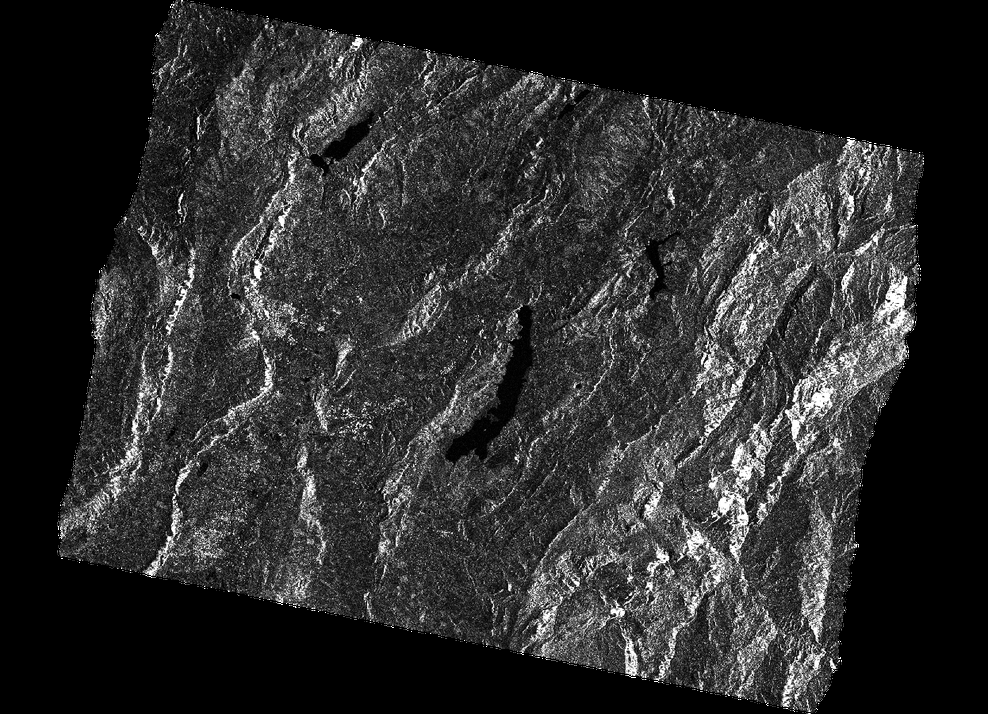
#> input picture subset_0_of_S1A_IW_GRDH_1SDV_20200722T104300_20200722T104329_033566_03E3CD_3098_Orb_Cal_TC_Sigma0_VH.png, 988 x 714 px, shrunk from 1246 x 900 before the run; the run also reads 4 pictures not shown here
$ jupyter execute --allow-errors 'Entrega 1.ipynb'
#> lines starting #> are read from the running program, lines starting #| are printed output that depends on the picture
## Avances entrega proyecto final visión de máquina Primer avance
### Juan Daniel Sarmiento Abello CC 1000331954

El programa toma una pequeña muestra del set de datos para evaluar la eficiencia de los diferentes filtro que reducen el ruido speckle

[cell 1]
import cv2
import numpy as np
import matplotlib.pyplot as plt
import scipy.fftpack as fft

from scipy import signal
from scipy.signal import convolve2d as conv2

from scipy.ndimage.filters import uniform_filter
from scipy.ndimage.measurements import variance
from pylab import *
from scipy.signal import convolve2d as conv2

[cell 2]
im1 = cv2.imread("subset_0_of_S1A_IW_GRDH_1SDV_20200722T104300_20200722T104329_033566_03E3CD_3098_Orb_Cal_TC_Sigma0_VH.png")
#> im1 is the input picture: shape (714, 988, 3); min 0, max 255, mean 43.6
im2 = cv2.imread("subset_0_of_S1A_IW_GRDH_1SDV_20200722T104300_20200722T104329_033566_03E3CD_3098_Orb_Cal_TC_Sigma0_VV.png")
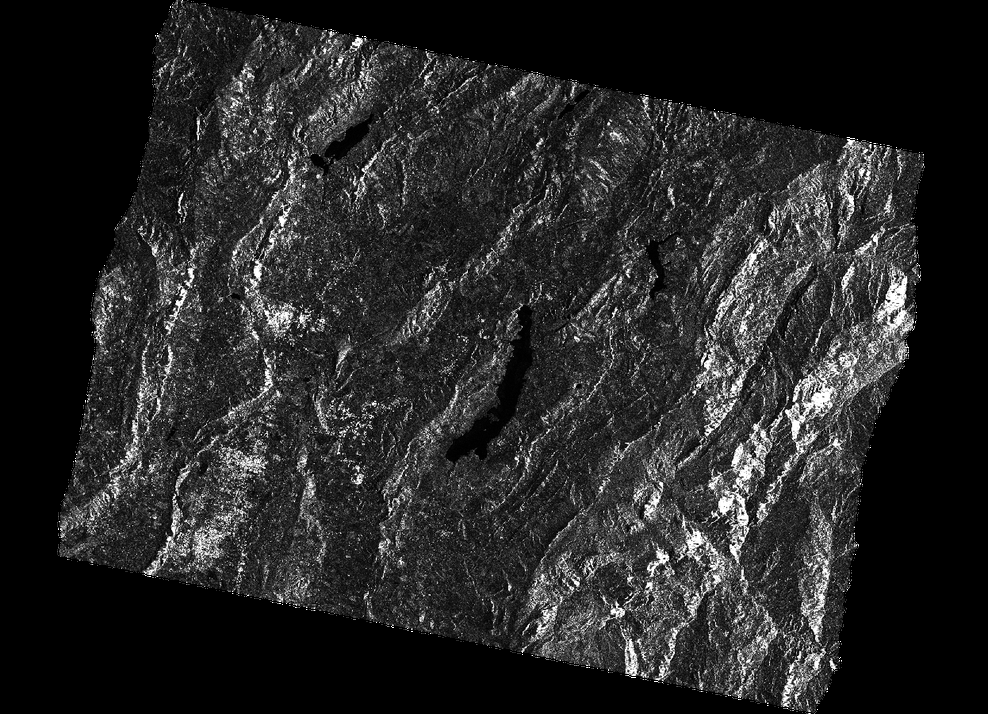
#> input picture subset_0_of_S1A_IW_GRDH_1SDV_20200722T104300_20200722T104329_033566_03E3CD_3098_Orb_Cal_TC_Sigma0_VV.png, 988 x 714 px, shrunk from 1246 x 900 before the run
#> im2 is the input picture: shape (714, 988, 3); min 0, max 255, mean 38.3
im3 = cv2.imread("subset_1_of_subset_0_of_S1A_IW_GRDH_1SDV_20200722T104300_20200722T104329_033566_03E3CD_3098_Orb_Cal_TC_Sigma0_VH.png")
im4 = cv2.imread("subset_1_of_subset_0_of_S1A_IW_GRDH_1SDV_20200722T104300_20200722T104329_033566_03E3CD_3098_Orb_Cal_TC_Sigma0_VV.png")
im5 = cv2.imread("subset_2_of_subset_0_of_S1A_IW_GRDH_1SDV_20200722T104300_20200722T104329_033566_03E3CD_3098_Orb_Cal_TC_Sigma0_VH.png")
im6 = cv2.imread("subset_2_of_subset_0_of_S1A_IW_GRDH_1SDV_20200722T104300_20200722T104329_033566_03E3CD_3098_Orb_Cal_TC_Sigma0_VV.png")
im7 = cv2.imread("subset_3_of_subset_0_of_S1A_IW_GRDH_1SDV_20200722T104300_20200722T104329_033566_03E3CD_3098_Orb_Cal_TC_Sigma0_VH.png")
im8 = cv2.imread("subset_3_of_subset_0_of_S1A_IW_GRDH_1SDV_20200722T104300_20200722T104329_033566_03E3CD_3098_Orb_Cal_TC_Sigma0_VV.png")
im9 = cv2.imread("subset_4_of_S1A_IW_GRDH_1SDV_20220314T104318_20220314T104343_042316_050B59_AFA7_Orb_Cal_TC_Sigma0_VH.png")
im10 = cv2.imread("subset_5_of_S1A_IW_GRDH_1SDV_20220314T104318_20220314T104343_042316_050B59_AFA7_Orb_Cal_TC_Sigma0_VV.png")
im11 = cv2.imread("subset_5_of_S1A_IW_GRDH_1SDV_20220314T104318_20220314T104343_042316_050B59_AFA7_Orb_Cal_TC_Sigma0_VH.png")
im12 = cv2.imread("subset_6_of_S1A_IW_GRDH_1SDV_20220314T104318_20220314T104343_042316_050B59_AFA7_Orb_Cal_TC_Sigma0_VV.png")
im13 = cv2.imread("subset_6_of_S1A_IW_GRDH_1SDV_20220314T104318_20220314T104343_042316_050B59_AFA7_Orb_Cal_TC_Sigma0_VH.png")
im14 = cv2.imread("subset_6_of_S1A_IW_GRDH_1SDV_20220314T104318_20220314T104343_042316_050B59_AFA7_Orb_Cal_TC_Sigma0_VV.png")
im15 = cv2.imread("subset_7_of_S1A_IW_GRDH_1SDV_20220314T104318_20220314T104343_042316_050B59_AFA7_Orb_Cal_TC_Sigma0_VH.png")
im16 = cv2.imread("subset_7_of_S1A_IW_GRDH_1SDV_20220314T104318_20220314T104343_042316_050B59_AFA7_Orb_Cal_TC_Sigma0_VV.png")

Img1 = cv2.cvtColor(im1, cv2.COLOR_BGR2RGB)
Img2 = cv2.cvtColor(im2, cv2.COLOR_BGR2RGB)
Img3 = cv2.cvtColor(im3, cv2.COLOR_BGR2RGB)
Img4 = cv2.cvtColor(im4, cv2.COLOR_BGR2RGB)
Img5 = cv2.cvtColor(im5, cv2.COLOR_BGR2RGB)
Img6 = cv2.cvtColor(im6, cv2.COLOR_BGR2RGB)
#> (the rest of this cell did not finish here and is left out)

[cell 3]
plt.figure()
plt.subplot(121)
plt.imshow(Img1,cmap='gray')
plt.title('RGB')
plt.subplot(122)
plt.imshow(Img2,cmap='gray')
plt.title('RGB')
plt.show()
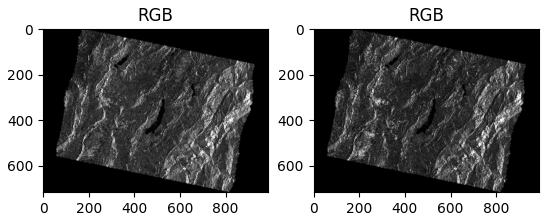
#> figure drawn by matplotlib, 2 panels

plt.figure()
plt.subplot(121)
plt.imshow(Img3,cmap='gray')
plt.title('RGB')
plt.subplot(122)
plt.imshow(Img4,cmap='gray')
plt.title('RGB')
plt.show()

plt.figure()
plt.subplot(121)
plt.imshow(Img5,cmap='gray')
plt.title('RGB')
plt.subplot(122)
plt.imshow(Img6,cmap='gray')
plt.title('RGB')
plt.show()

plt.figure()
plt.subplot(121)
#> (the rest of this cell did not finish here and is left out)

[cell 4]
def lee_filter(img, size):
    img_mean = uniform_filter(img, (size, size))
    img_sqr_mean = uniform_filter(img**2, (size, size))
    img_variance = img_sqr_mean - img_mean**2

    overall_variance = variance(img)

    img_weights = img_variance**2 / (img_variance**2 + overall_variance**2)
    img_output = img_mean + img_weights * (img - img_mean)
    return img_output

def gamma_filter(matrix, gamma):
    # Apply gamma correction to each pixel in the matrix
    gamma_corrected_matrix = np.power(matrix, gamma)
    return gamma_corrected_matrix

[cell 5]
LR1,LG1,LB1 = cv2.split(Img1)
LR2,LG2,LB2 = cv2.split(Img2)
LR3,LG3,LB3 = cv2.split(Img3)
LR4,LG4,LB4 = cv2.split(Img4)

LR5,LG5,LB5 = cv2.split(Img5)
LR6,LG6,LB6 = cv2.split(Img6)
#> (the rest of this cell did not finish here and is left out)

[cell 6]
alfa = 5.6
Rl1 = gamma_filter(LR1,alfa)
#> in gamma_filter, `gamma_corrected_matrix = np.power(matrix, gamma)`:
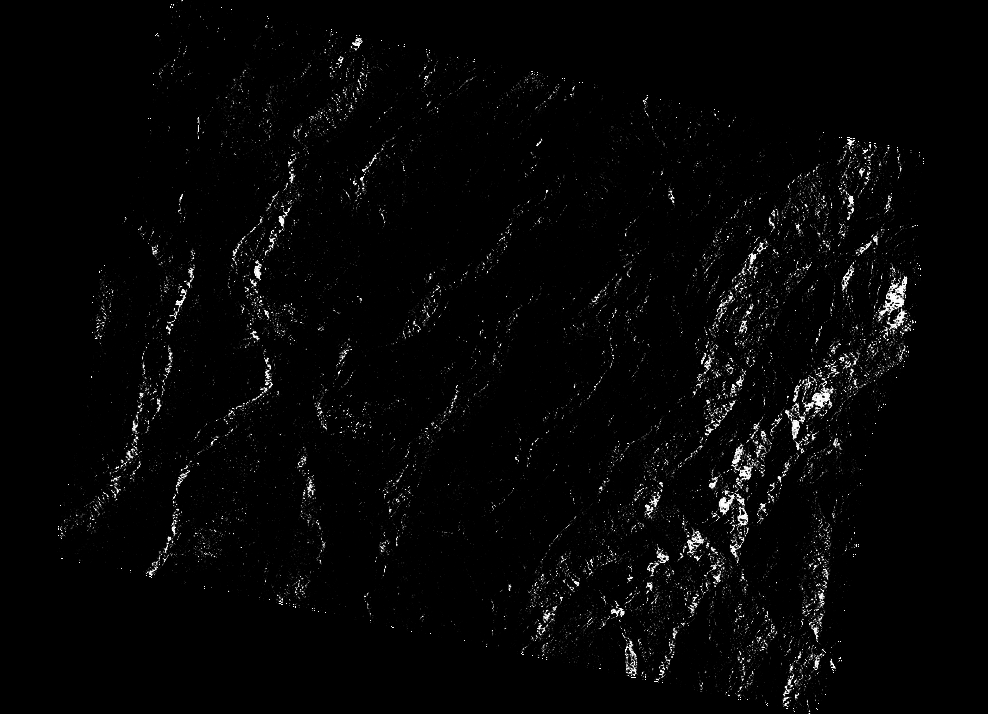
#> gamma_corrected_matrix: shape (714, 988) float64; min 0, max 3e+13, mean 6.36e+11; drawn with min black and max white
Gl1 = gamma_filter(LG1,alfa)
Bl1 = gamma_filter(LB1,alfa)

Rl2 = gamma_filter(LR2,alfa)
#> call 4 of gamma_filter, with gamma = 5.6
#> in gamma_filter (call 4), `gamma_corrected_matrix = np.power(matrix, gamma)`:
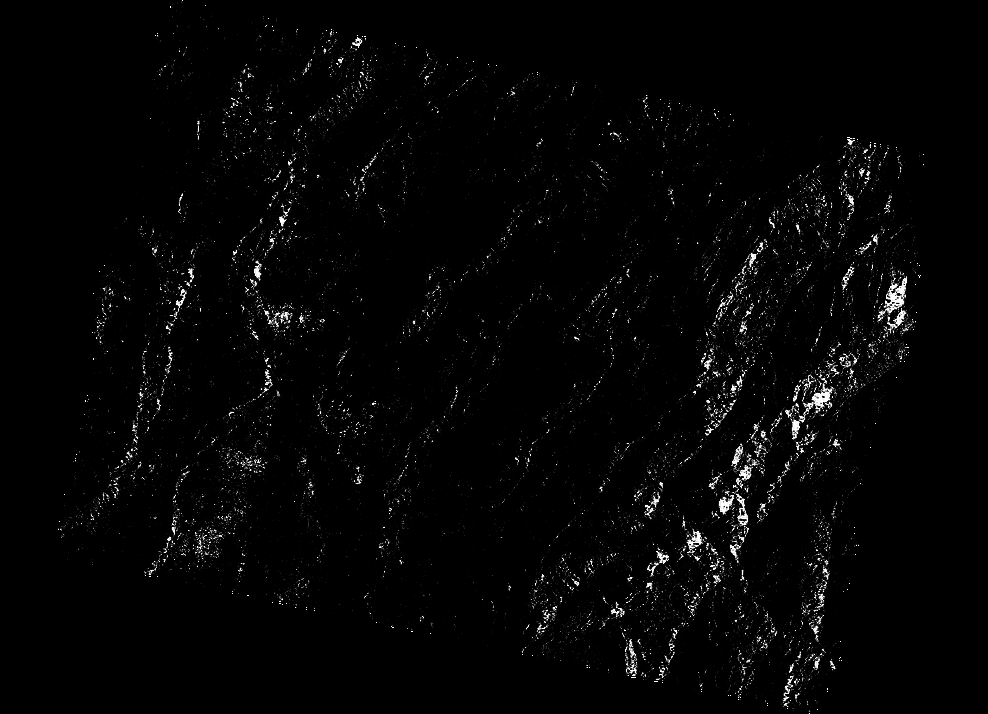
#> gamma_corrected_matrix: shape (714, 988) float64; min 0, max 3e+13, mean 5.52e+11; drawn with min black and max white
Gl2 = gamma_filter(LG2,alfa)
Bl2 = gamma_filter(LB2,alfa)

Rl3 = gamma_filter(LR3,alfa)
Gl3 = gamma_filter(LG3,alfa)
Bl3 = gamma_filter(LB3,alfa)

Rl4 = gamma_filter(LR4,alfa)
